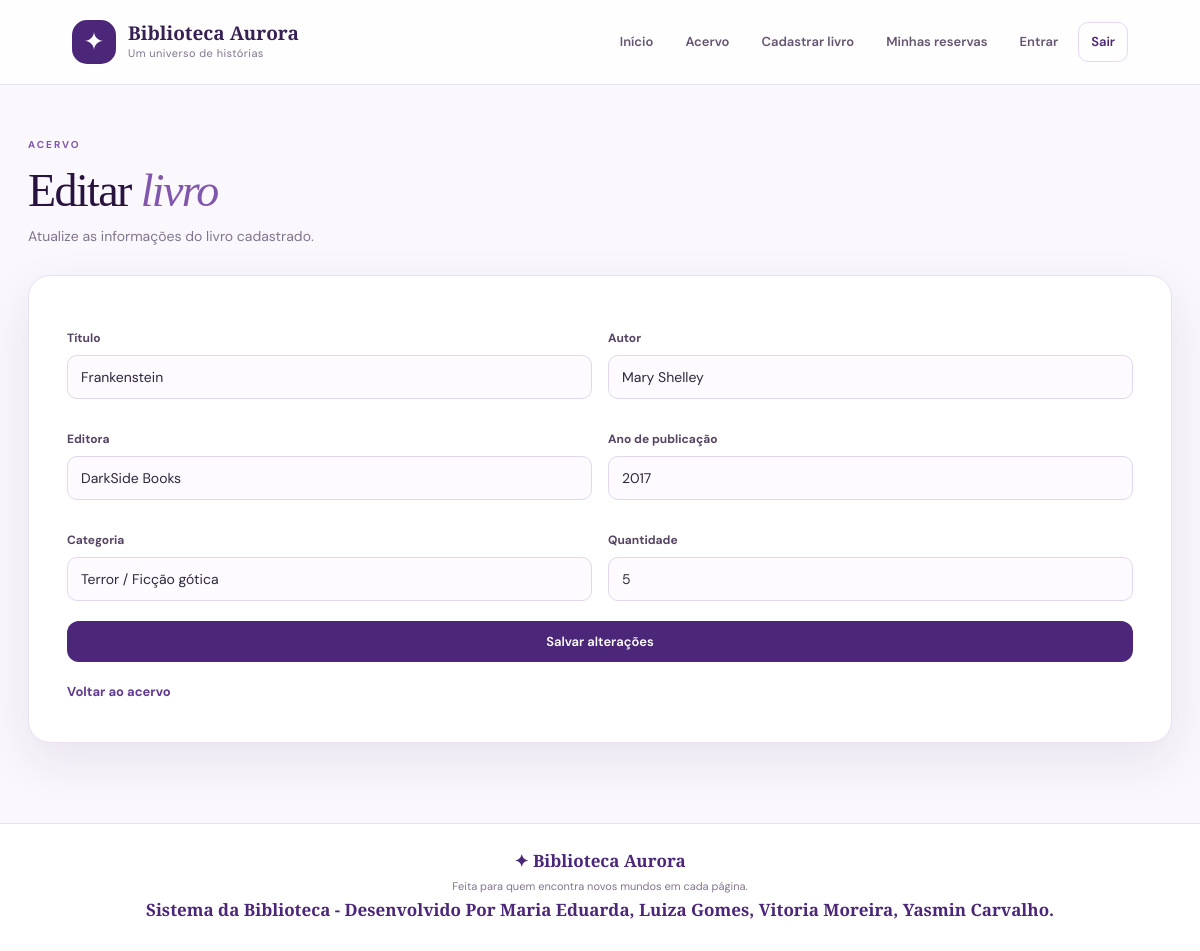
The page /livros/editar.php?id=1 (signed in) on the database its author committed.
### tables this page shows
CREATE TABLE `livros` (
  `id` int(11) NOT NULL,
  `titulo` varchar(100) NOT NULL,
  `Autor` varchar(100) NOT NULL,
  `Editora` varchar(100) DEFAULT NULL,
  `categoria` varchar(100) DEFAULT NULL,
  `ano_publicacao` int(11) DEFAULT NULL,
  `quantidade` int(11) NOT NULL
);

### livros/editar.php (the view, shortened to what this page needs)
<?php
require __DIR__ . '/../conexao.php';
$mensagem = '';
$id = filter_input(INPUT_GET, 'id', FILTER_VALIDATE_INT);
if (!$id || $id <= 0) {
    if ($mensagem === '') {
        $mensagem = 'ID do livro inválido ou não informado.';
    }
    $livros = null;
} elseif (!isset($livros)) {
    $sql = "SELECT * FROM livros WHERE id = ?";
    $stmt = mysqli_prepare($conexao, $sql);
    if (!$stmt) {
        error_log('Erro ao preparar consulta: ' . mysqli_error($conexao));
        $mensagem = 'Não foi possível consultar o livro.';
        $livros = null;
    } else {
        mysqli_stmt_bind_param($stmt, 'i', $id);
        mysqli_stmt_execute($stmt);
        $resultado = mysqli_stmt_get_result($stmt);
        $livros = mysqli_fetch_assoc($resultado);
    }
}
require __DIR__ . '/../cabecalho.php';
?>
<main class="content-main">
    <div class="page-heading">
        <div>
            <span class="eyebrow">ACERVO</span>
            <h1>Editar <em>livro</em></h1>
            <p>Atualize as informações do livro cadastrado.</p>
        </div>
    </div>
    <?php if ($livros): ?>
        <div class="panel">
            <form action="editar.php" method="POST" class="app-form">
                <div class="form-grid">
                    <div>
                        <label for="titulo">Título</label>
                        <input
                            type="text"
                            id="titulo"
                            name="titulo"
                            value="<?php echo htmlspecialchars($livros['titulo'] ?? '', ENT_QUOTES, 'UTF-8'); ?>"
                            required
                        >
                    </div>
                    <div>
                        <label for="autor">Autor</label>
                        <input
                            type="text"
                            id="autor"
                            name="autor"
                            value="<?php echo htmlspecialchars($livros['Autor'] ?? '', ENT_QUOTES, 'UTF-8'); ?>"
                            required
                        >
                    </div>
                    <div>
                        <label for="editora">Editora</label>
                        <input
                            type="text"
                            id="editora"
                            name="editora"
                            value="<?php echo htmlspecialchars($livros['Editora'] ?? '', ENT_QUOTES, 'UTF-8'); ?>"
                        >
                    </div>
                    <div>
                        <label for="ano_publicacao">Ano de publicação</label>
                        <input
                            type="number"
                            id="ano_publicacao"
                            name="ano_publicacao"
                            value="<?php echo htmlspecialchars((string) ($livros['ano_publicacao'] ?? ''), ENT_QUOTES, 'UTF-8'); ?>"
                        >
                    </div>
                    <div>
                        <label for="categoria">Categoria</label>
                        <input
                            type="text"
                            id="categoria"
                            name="categoria"
                            value="<?php echo htmlspecialchars($livros['categoria'] ?? '', ENT_QUOTES, 'UTF-8'); ?>"
                        >
                    </div>
                    <div>
                        <label for="quantidade">Quantidade</label>
                        <input
                            type="number"
                            id="quantidade"
                            name="quantidade"
                            min="0"
                            value="<?php echo (int) ($livros['quantidade'] ?? 0); ?>"
                            required
                        >
                    </div>
                </div>
                <button type="submit" class="button button-primary button-full">
                    Salvar alterações
                </button>
                <a href="listar.php" class="text-link">
                    Voltar ao acervo
                </a>
            </form>
        </div>
    <?php endif; ?>
</main>
<?php require __DIR__ . '/../rodape.php'; ?>

### css/estilo.css (style rules this page uses)
:root { --purple-950: #28133f; --purple-900: #382052; --purple-800: #4c2678; --purple-700: #633a91; --purple-600: #8057ad; --lilac-200: #e6d8f5; --lilac-100: #f2ebfa; --lilac-50: #faf7fd; --ink: #30263b; --muted: #81758e; --white: #fff; --line: #e9e1f0; --success: #e8f7ee; --danger: #a83d62; --shadow: 0 18px 50px rgba(56, 32, 82, 0.09); }
* { box-sizing: border-box; }
html { min-height: 100%; scroll-behavior: smooth; }
body { margin: 0; background: var(--lilac-50); color: var(--ink); font-family: 'DM Sans', Arial, sans-serif; line-height: 1.6; }
a { color: inherit; }
main { min-height: calc(100vh - 155px); }
.eyebrow { font-size: 10px; letter-spacing: 0.2em; font-weight: 700; color: var(--purple-600); display: block; margin-bottom: 12px; }
.hero h1, .form-intro h1, .page-heading h1 { font-family: 'Playfair Display', Georgia, serif; font-size: clamp(38px, 5vw, 62px); line-height: 1.12; font-weight: 500; letter-spacing: -0.035em; margin: 0 0 20px; }
.content-main { max-width: 1240px; margin: auto; padding: 52px 28px 80px; }
.page-heading { display: flex; justify-content: space-between; align-items: end; gap: 20px; margin-bottom: 28px; }
.page-heading h1 { font-size: 46px; color: var(--purple-950); margin: 0 0 8px; }
.page-heading h1 em { color: var(--purple-600); }
.page-heading p, .muted { color: var(--muted); margin: 0; font-size: 14px; }
.button { display: inline-flex; justify-content: center; align-items: center; gap: 9px; border: 0; border-radius: 12px; padding: 12px 18px; font: 600 13px 'DM Sans', sans-serif; text-decoration: none; cursor: pointer; transition: transform 0.18s, box-shadow 0.18s, background 0.18s; }
.button-primary { background: var(--purple-800); color: #fff; }
.button-full { width: 100%; margin-top: 20px; }
.text-link { display: inline-block; color: var(--purple-700); font-weight: 700; font-size: 13px; text-decoration: none; margin-top: 20px; }
.panel { background: #fff; border: 1px solid var(--line); border-radius: 22px; padding: clamp(24px, 4vw, 38px); box-shadow: var(--shadow); }
.app-form label { display: block; font-size: 12px; font-weight: 700; color: #554463; margin: 15px 0 7px; }
.app-form input { display: block; width: 100%; min-width: 0; padding: 12px 13px; border: 1px solid #e2d7ed; border-radius: 10px; background: #fdfbff; color: var(--ink); font: 14px 'DM Sans', sans-serif; outline: none; transition: border 0.2s, box-shadow 0.2s; }
.form-grid { display: grid; grid-template-columns: 1fr 1fr; gap: 16px; }
.form-grid > div { min-width: 0; }

### rows shown on the page
livros: titulo "Frankenstein", autor "Mary Shelley", editora "DarkSide Books", ano_publicacao "2017", categoria "Terror / Ficção gótica", quantidade "5"
